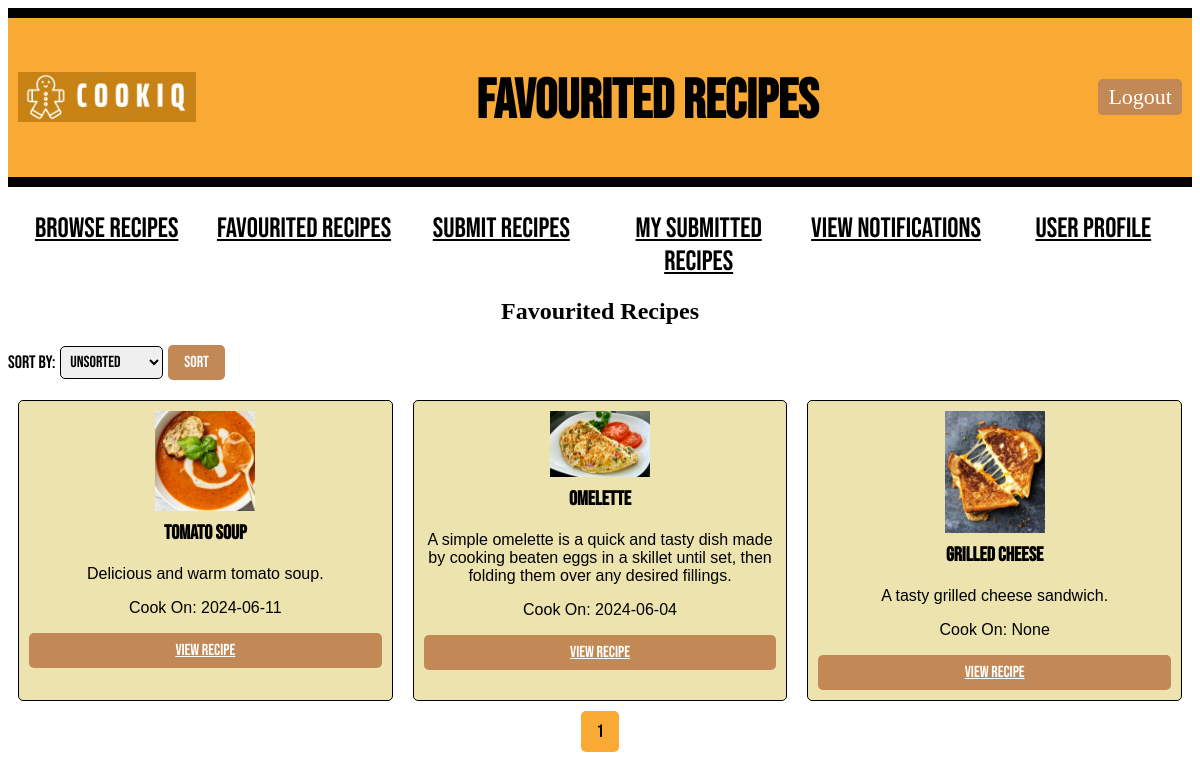
Page /user/1/favouritedrecipe (signed in) on the earlier database version.
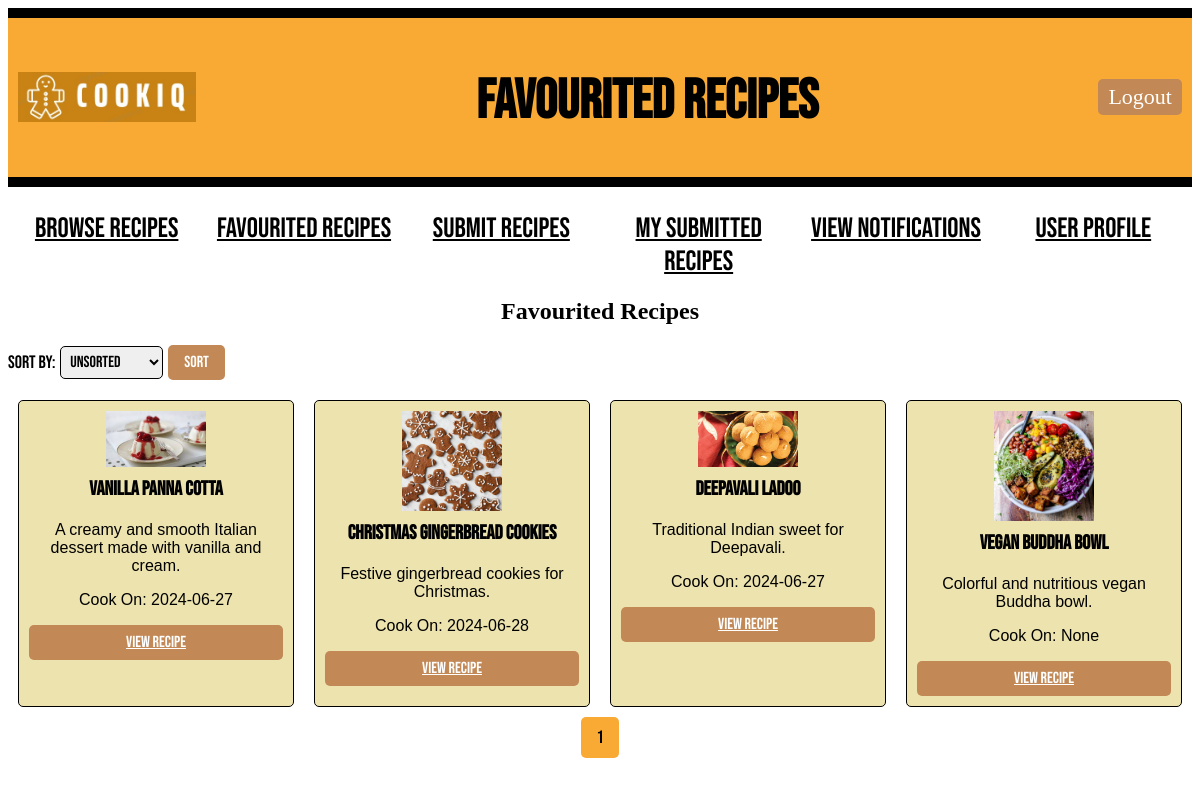
Same page on the later database version.
### models.py (models this page shows, shortened)
class Recipe(db.Model):
    id = db.Column(db.Integer, primary_key=True)
    recipe_name = db.Column(db.String(100), nullable=False)
    description = db.Column(db.Text, nullable=False)
    ingredients = db.Column(db.Text, nullable=False)
    steps = db.Column(db.Text, nullable=False)
    difficulty = db.Column(db.Integer, nullable=False)
    time_required = db.Column(db.Integer, nullable=False)
    serving_size = db.Column(db.Integer, nullable=False)
    submitted_at = db.Column(db.DateTime(timezone=True), default=lambda: datetime.now(timezone('Asia/Kuala_Lumpur')))
    approved = db.Column(db.Boolean, default=False)
    user_id = db.Column(db.Integer, db.ForeignKey('user.id', name='fk_recipe_user'), nullable=False)
    image_path = db.Column(db.String(255))  # Path to the image file
    submitted_by = db.Column(db.String(100), nullable=False)
    comments = db.relationship('Comment', backref='recipe', cascade="all, delete-orphan", lazy=True)
    reports = db.relationship('Report', back_populates='recipe', cascade="all, delete-orphan")
    categories = db.relationship('Category', secondary=recipe_category_association, backref=db.backref('recipes', lazy='dynamic'))

### main.py (the view)
@app.route("/user/<int:user_id>/favouritedrecipe")
def favouritedrecipe(user_id):
    if "user_id" not in session or session["user_id"] != user_id:
        return redirect(url_for("login"))
    user = User.query.get_or_404(user_id)
    page = request.args.get('page', 1, type=int)
    per_page = 20
    favourited_recipes_with_cook_on = db.session.query(Recipe, FavouriteRecipe.cook_on)\
        .join(FavouriteRecipe, Recipe.id == FavouriteRecipe.recipe_id)\
        .filter(FavouriteRecipe.user_id == user_id)\
        .paginate(page=page, per_page=per_page, error_out=False)
    recipes_with_cook_on = favourited_recipes_with_cook_on.items
    sort_by = request.args.get("sort_by", "none")
    if sort_by == "alphabetical":
        recipes_with_cook_on = sorted(recipes_with_cook_on, key=lambda r: r[0].recipe_name)
    elif sort_by == "cook_on":
        recipes_with_cook_on = sorted(recipes_with_cook_on, key=lambda r: r[1] if r[1] else date.min)
    return render_template("favourited_recipe.html", user=user, recipes=recipes_with_cook_on, pagination=favourited_recipes_with_cook_on, sort_by=sort_by)

### templates/favourited_recipe.html (shortened to what this page needs)
<!DOCTYPE html>
<html>
<head>
    <link rel="stylesheet" type="text/css" href="{{ url_for('static', filename='style.css') }}">
</head>
<body>
    <div class="header">
        <div class="logo-container">
            <img style="height: 50px; padding-bottom: 30px;" src="{{ url_for('static', filename='Logo_CookiQ.jpeg') }}" alt="Logo_CookiQ">
        </div>
        <h1 class="title">Favourited Recipes</h1>
        <a href="{{ url_for('logout') }}" class="LogOutButton">Logout</a>
    </div>
    <div class="classification">
        <ul>
            <li><a href="{{ url_for('browse_recipes', user_id=user.id) }}" class="nav-button">Browse Recipes</a></li>
            <li><a href="{{ url_for('favouritedrecipe', user_id=user.id)}}" class="nav-button">Favourited Recipes</a></li>
            <li><a href="{{ url_for('recipesubmission', user_id=user.id) }}" class="nav-button">Submit Recipes</a></li>
            <li><a href="{{ url_for('submitted_recipes', user_id=user.id) }}" class="nav-button">My Submitted Recipes</a></li>
            <li><a href="{{ url_for('view_notifications', user_id=user.id) }}" class="nav-button">View Notifications</a></li>
            <li><a href="{{ url_for('user_profile', user_id=user.id) }}" class="nav-button">User Profile</a></li>
        </ul>
    </div>
    <div class="recipes">
        <h2 class="centertext">Favourited Recipes</h2>
        <div class="sort-selection">
            <form method="GET" action="{{ url_for('favouritedrecipe', user_id=user.id) }}">
                <label for="sort_by">Sort By:</label>
                <select name="sort_by" id="sort_by">
                    <option value="none" {% if sort_by == "none" %}selected{% endif %}>Unsorted</option>
                </select>
                <button type="submit">Sort</button>
            </form>
        </div>
        {% if recipes %}
        {% for i in range(0, recipes|length, 4) %}
        <div class="recipe-row">
            {% for recipe in recipes[i:i+4] %}
            <div class="recipe-card">
                <img src="/static/{{ recipe[0].image_path }}" alt="Recipe Image" style="max-width: 100px;">
                <h3>{{ recipe[0].recipe_name }}</h3>
                <p>{{ recipe[0].description }}</p>
                <p>Cook On: {{ recipe[1] }}</p>
                <a href="{{ url_for('recipe', user_id=user.id, recipe_id=recipe[0].id, source='favouritedrecipe') }}">View Recipe</a>
            </div>
            {% endfor %}
        </div>
        {% endfor %}
        {% else %}
        <p>No favourited recipes yet.</p>
        {% endif %}
    </div>
    <div class="pagination">
        {% for number in pagination.iter_pages() %}
            {% if pagination.page != number %}
                <span>
                    <a class='page-number' href="{{ url_for('favouritedrecipe', user_id=user.id, page=number, sort_by=sort_by) }}">
                        {{ number }}
                    </a>
                </span>
            {% else %}
                <span class='current-page-number'>{{ number }}</span>
            {% endif %}
        {% endfor %}
    </div>
</body>
</html>

Differences in the rows shown:
no longer on this page (row edited): Recipe: image_path (picture), recipe_name "Tomato Soup", description "Delicious and warm tomato soup.", recipe "2024-06-11"
no longer on this page (row edited): Recipe: image_path (picture), recipe_name "Omelette", description "A simple omelette is a quick and tasty dish made by cooking beaten eggs in a skillet until set, then folding them over any desired fillings.", recipe "2024-06-04"
no longer on this page (row edited): Recipe: image_path (picture), recipe_name "Grilled Cheese", description "A tasty grilled cheese sandwich.", recipe "None"
now on this page (row edited): Recipe: image_path (picture), recipe_name "Vanilla Panna Cotta", description "A creamy and smooth Italian dessert made with vanilla and cream.", recipe "2024-06-27"
now on this page (row edited): Recipe: image_path (picture), recipe_name "Christmas Gingerbread Cookies", description "Festive gingerbread cookies for Christmas.", recipe "2024-06-28"
now on this page (row edited): Recipe: image_path (picture), recipe_name "Deepavali Ladoo", description "Traditional Indian sweet for Deepavali.", recipe "2024-06-27"
now on this page (row edited): Recipe: image_path (picture), recipe_name "Vegan Buddha Bowl", description "Colorful and nutritious vegan Buddha bowl.", recipe "None"
